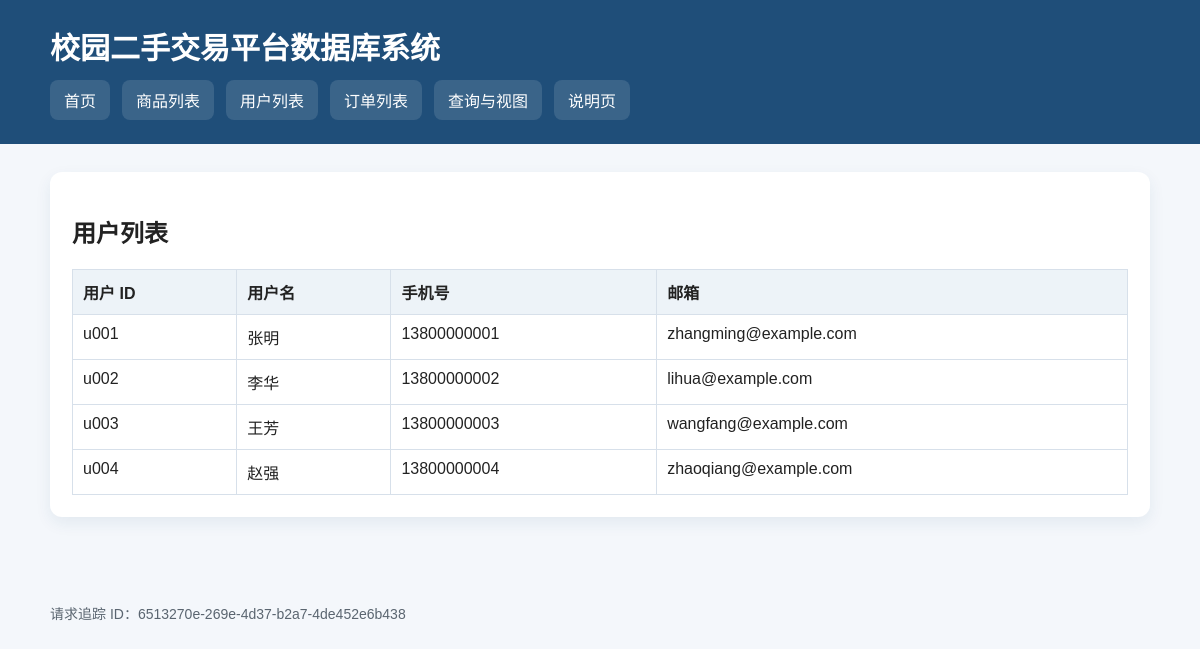
Screenshot of /users with the database file from the repository.
### tables this page shows
CREATE TABLE user (
    user_id TEXT PRIMARY KEY,
    user_name TEXT NOT NULL,
    phone TEXT NOT NULL,
    email TEXT NOT NULL UNIQUE
);

### app.py (the view)
@app.route("/users")
def users() -> str:
    user_list = query_db("SELECT * FROM user ORDER BY user_id")
    return render_template("users.html", users=user_list)

### app.py (called while the page is built)
def log_event(level: int, message: str, **extra: Any) -> None:
    payload = {"request_id": getattr(g, "request_id", "-")}
    payload.update(extra)
    logger.log(level, f"{message} | {payload}", extra={"request_id": payload["request_id"]})

@app.after_request
def add_security_headers(response):  # type: ignore[no-untyped-def]
    response.headers.setdefault("X-Content-Type-Options", "nosniff")
    response.headers.setdefault("X-Frame-Options", "DENY")
    response.headers.setdefault("Referrer-Policy", "no-referrer")
    response.headers.setdefault("Cache-Control", "no-store")
    response.headers.setdefault("Content-Security-Policy", "default-src 'self'; style-src 'self' 'unsafe-inline'")
    log_event(logging.INFO, "request_completed", method=request.method, path=request.path, status=response.status_code)
    return response

def get_csrf_token() -> str:
    token = session.get("csrf_token")
    if not token:
        token = secrets.token_urlsafe(32)
        session["csrf_token"] = token
    return str(token)

@app.before_request
def csrf_protect():  # type: ignore[no-untyped-def]
    g.request_id = str(uuid.uuid4())
    if request.method in {"POST", "PUT", "PATCH", "DELETE"}:
        sent = request.form.get("csrf_token", "")
        expected = session.get("csrf_token", "")
        if not expected or not sent or not secrets.compare_digest(str(expected), str(sent)):
            abort(403)
        session["csrf_token"] = secrets.token_urlsafe(32)

@app.context_processor
def inject_globals():  # type: ignore[no-untyped-def]
    return {
        "csrf_token": get_csrf_token(),
        "app_env": APP_ENV,
        "is_admin": bool(session.get("is_admin", False)),
        "request_id": getattr(g, "request_id", "-"),
    }

def get_db() -> sqlite3.Connection:
    if "db" not in g:
        ensure_database()
        conn = sqlite3.connect(DATABASE)
        conn.row_factory = sqlite3.Row
        conn.execute("PRAGMA foreign_keys = ON")
        g.db = conn
    return g.db

def query_db(sql: str, params: tuple[Any, ...] = ()) -> list[sqlite3.Row]:
    return get_db().execute(sql, params).fetchall()

def ensure_database() -> None:
    if not DATABASE.exists():
        try:
            init_db()
        except sqlite3.OperationalError:
            pass

### templates/users.html (shortened to what this page needs)
{% extends "base.html" %}
{% block content %}
<section class="card">
    <h2>用户列表</h2>
    <table>
        <thead>
            <tr>
                <th>用户 ID</th>
                <th>用户名</th>
                <th>手机号</th>
                <th>邮箱</th>
            </tr>
        </thead>
        <tbody>
            {% for user in users %}
            <tr>
                <td>{{ user.user_id }}</td>
                <td>{{ user.user_name }}</td>
                <td>{{ user.phone }}</td>
                <td>{{ user.email }}</td>
            </tr>
            {% endfor %}
        </tbody>
    </table>
</section>
{% endblock %}

### static/style.css (style rules this page uses)
body { margin: 0; font-family: "Microsoft YaHei", sans-serif; background: #f4f7fb; color: #222; }
.card { background: #fff; border-radius: 12px; padding: 22px; margin-bottom: 22px; box-shadow: 0 6px 16px rgba(31, 78, 121, 0.08); }
table { width: 100%; border-collapse: collapse; margin-top: 12px; }
th, td { border: 1px solid #d7e0ea; padding: 10px; text-align: left; vertical-align: top; }
th { background: #edf3f8; }

### rows the page displays
user: user_id "u001", user_name "张明", phone "13800000001", email "zhangming@example.com"
user: user_id "u002", user_name "李华", phone "13800000002", email "lihua@example.com"
user: user_id "u003", user_name "王芳", phone "13800000003", email "wangfang@example.com"
user: user_id "u004", user_name "赵强", phone "13800000004", email "zhaoqiang@example.com"

### other values shown
{{ request_id }} "6513270e-269e-4d37-b2a7-4de452e6b438"
